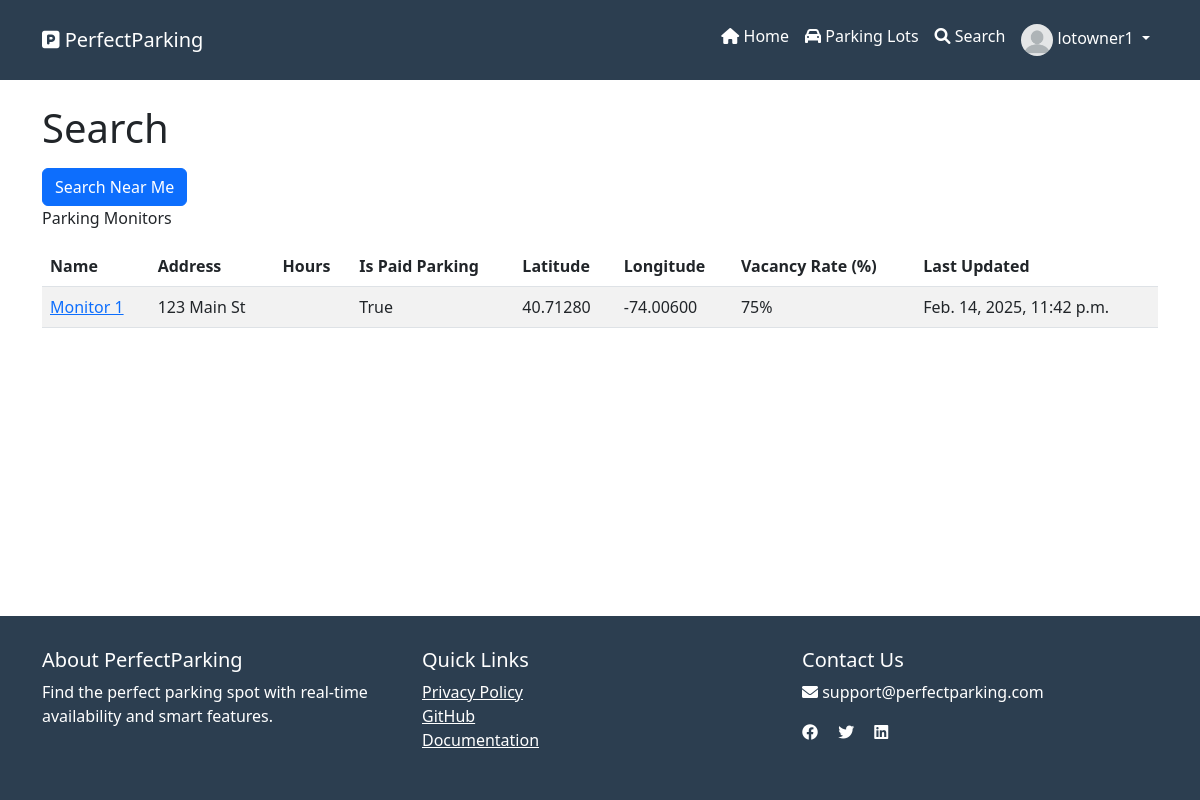
Page /monitors/ (signed in) on the committed database.
### PerfectParking/models.py (models this page shows, shortened)
class ParkingLotMonitor(models.Model):
    id = models.AutoField(primary_key=True)
    parkingLot = models.ForeignKey(ParkingLot, on_delete=models.CASCADE)
    name = models.CharField(max_length=100, unique=True)
    """The name of the parking lot monitor.
    This is the name that will be displayed to the user.
    Max length is 100 characters."""
    latitude = models.DecimalField(max_digits=17, decimal_places=15)
    """The latitude of the parking lot monitor"""
    longitude = models.DecimalField(max_digits=17, decimal_places=15)
    """The longitude of the parking lot monitor"""
    probabilityParkingAvailable = models.DecimalField(
        max_digits=5, decimal_places=2, default=Decimal('0.00')
    )
    """The probability that the parking lot is available."""
    free_parking_spaces = models.IntegerField(default=0)
    dateTimeLastUpdated = models.DateTimeField(auto_now=True)
    status = models.BooleanField(default=True)
    """status: True = online, False = offline"""
    image = models.ImageField(upload_to="images/parking-lot-monitor/", blank=True)
    def get_vacancy_rate(self) -> int:
        return round(self.probabilityParkingAvailable * 100)

class ParkingLot(models.Model):
    id = models.AutoField(primary_key=True)
    name = models.CharField(max_length=200)
    address = models.CharField(max_length=200)
    total_spaces = models.IntegerField()
    available_spaces = models.IntegerField()
    hours = models.CharField(max_length=255)
    isPaidParking = models.BooleanField(default=True)
    latitude = models.FloatField()
    longitude = models.FloatField()
    image = models.ImageField(upload_to='parking_lots/', null=True, blank=True)
    parking_spaces = models.IntegerField(default=1)
    owner = models.ForeignKey(
        'ParkingLotOwner',
        on_delete=models.SET_NULL,
        null=True,
        blank=True,
        related_name='parking_lots'
    )
    base_price_per_hour = models.DecimalField(
        max_digits=6,
        decimal_places=2,
        default=Decimal('0.00')
    )
    surge_multiplier = models.DecimalField(
        max_digits=3,
        decimal_places=2,
        default=Decimal('1.00')
    )
    has_ai_detection = models.BooleanField(default=False)
    camera_stream_url = models.URLField(blank=True)
    max_capacity = models.IntegerField(default=0)
    current_occupancy = models.IntegerField(default=0)
    operating_hours = models.JSONField(default=dict)
    amenities = models.JSONField(default=list)
    is_active = models.BooleanField(default=True)
    last_updated = models.DateTimeField(auto_now=True)

### PerfectParking/views.py (the view, shortened to what this page needs)
# urls.py: path('monitors/', views.parking_lot_monitors, name='parking-lot-monitors'),
def parking_lot_monitors(request):
    parking_lot_monitor_list: QuerySet = ParkingLotMonitor.objects.all()
    return render(
        request,
        WebPages.PARKING_LOT_MONITORS,
        {"parking_lot_monitors": parking_lot_monitor_list},
    )

### PerfectParking/templates/website/parking-lot-monitors.html (shortened to what this page needs)
{% extends 'master.html' %}
{% load get_distance_from_lat_lang %}
{% load humanize %}
{% block main %}
<h1>Search</h1>
<form method="post">
    <button type="submit" id="search-near-me-button" class="btn btn-primary">Search Near Me</button>
</form>
<p id="mydesc">Parking Monitors</p>
<table class="table table-striped" aria-describedby="mydesc">
    <thead>
        <tr>
            <th>Name</th>
            <th>Address</th>
            <th>Hours</th>
            <th>Is Paid Parking</th>
            <th>Latitude</th>
            <th>Longitude</th>
            <th>Vacancy Rate (%)</th>
            <th>Last Updated</th>
        </tr>
    </thead>
    <tbody>
        {% for parking_monitor in parking_lot_monitors %}
        <tr>
            <td><a href="{% url 'PerfectParking:parking-lot-details' parking_monitor.id %}">
                {{ parking_monitor.name }}</a></td>
            <td>{{ parking_monitor.parkingLot.address }}</td>
            <td>{{ parking_monitor.parkingLot.hours }}</td>
            <td>{{ parking_monitor.parkingLot.isPaidParking }}</td>
            <td>{{ parking_monitor.latitude|floatformat:5 }}</td>
            <td>{{ parking_monitor.longitude|floatformat:5 }}</td>
            <td>{{ parking_monitor.get_vacancy_rate }}%</td>
            <td>{{ parking_monitor.dateTimeLastUpdated }}</td>
        {% endfor %}
    </tbody>
</table>
{% endblock %}

### PerfectParking/templates/master.html (shortened to what this page needs)
{%load static%}
<!DOCTYPE html>
<html lang="en">
  <head>
    <link href="https://cdn.jsdelivr.net/npm/bootstrap@5.3.0/dist/css/bootstrap.min.css" rel="stylesheet">
    <link rel="stylesheet" href="https://cdnjs.cloudflare.com/ajax/libs/font-awesome/6.0.0/css/all.min.css">
    <link href="https://api.mapbox.com/mapbox-gl-js/v2.15.0/mapbox-gl.css" rel="stylesheet">
  </head>
  <body>
<nav class="navbar navbar-expand-lg navbar-dark">
  <div class="container">
    <a class="navbar-brand" href="/">
      <i class="fas fa-parking"></i> PerfectParking
    </a>
    <div class="collapse navbar-collapse" id="navbarNav">
      <ul class="navbar-nav ms-auto">
        <li class="nav-item">
          <a class="nav-link" href="{% url 'PerfectParking:home' %}">
            <i class="fas fa-home"></i> Home
          </a>
        </li>
        <li class="nav-item">
          <a class="nav-link" href="{% url 'PerfectParking:parking-lots' %}">
            <i class="fas fa-car"></i> Parking Lots
          </a>
        </li>
        <li class="nav-item">
          <a class="nav-link" href="{% url 'PerfectParking:parking-lot-monitors' %}">
            <i class="fas fa-search"></i> Search
          </a>
        </li>
        {% if user.is_authenticated %}
        <li class="nav-item dropdown">
            <a class="nav-link dropdown-toggle" href="#" id="profileDropdown" role="button" data-bs-toggle="dropdown">
                <img src="{{ user.userprofile.avatar_url |default:'/static/images/default-avatar.png' }}"
                     alt="Profile"
                     class="rounded-circle"
                     style="width: 32px; height: 32px; object-fit: cover;">
                {{ user.get_full_name|default:user.username }}
            </a>
        </li>
        {% endif %}
      </ul>
    </div>
  </div>
</nav>
    <main class="container py-4">
      {% block main %}{% endblock %}
    </main>
    <footer class="footer">
      <div class="container">
        <div class="row">
          <div class="col-md-4">
            <h5>About PerfectParking</h5>
            <p>Find the perfect parking spot with real-time availability and smart features.</p>
          </div>
          <div class="col-md-4">
            <h5>Quick Links</h5>
            <ul class="list-unstyled">
              <li><a href="{% url 'PerfectParking:privacy-policy' %}" class="text-white">Privacy Policy</a></li>
              <li><a href="https://github.com/rhys-lit/perfect-parking-fyp" class="text-white">GitHub</a></li>
              <li><a href="https://github.com/rhys-lit/perfect-parking-fyp/blob/master/docs/thesis.pdf" class="text-white">Documentation</a></li>
            </ul>
          </div>
          <div class="col-md-4">
            <h5>Contact Us</h5>
            <p><i class="fas fa-envelope"></i> support@perfectparking.com</p>
            <div class="social-icons">
              <a href="#" class="text-white me-3"><i class="fab fa-facebook"></i></a>
              <a href="#" class="text-white me-3"><i class="fab fa-twitter"></i></a>
              <a href="#" class="text-white"><i class="fab fa-linkedin"></i></a>
            </div>
          </div>
        </div>
      </div>
    </footer>
  </body>
</html>

### PerfectParking/templates/master.html (style rules this page uses)
:root { --primary-color: #2c3e50; --secondary-color: #3498db; }
body { font-family: 'Segoe UI', Tahoma, Geneva, Verdana, sans-serif; display: flex; flex-direction: column; min-height: 100vh; margin: 0; }
.navbar { background-color: var(--primary-color); padding: 1rem; }
.navbar-brand, .nav-link { color: white !important; }
.footer { background-color: var(--primary-color); color: white; padding: 2rem 0; margin-top: auto; }

### rows in the picture
ParkingLotMonitor: name "Monitor 1", parkingLot.address "123 Main St", parkingLot.isPaidParking "True", latitude "40.71280", longitude "-74.00600", get_vacancy_rate "75", dateTimeLastUpdated "Feb. 14, 2025, 11:42 p.m."

### other values in the picture
{{ user.get_full_name|default:user.username }} "lotowner1"
